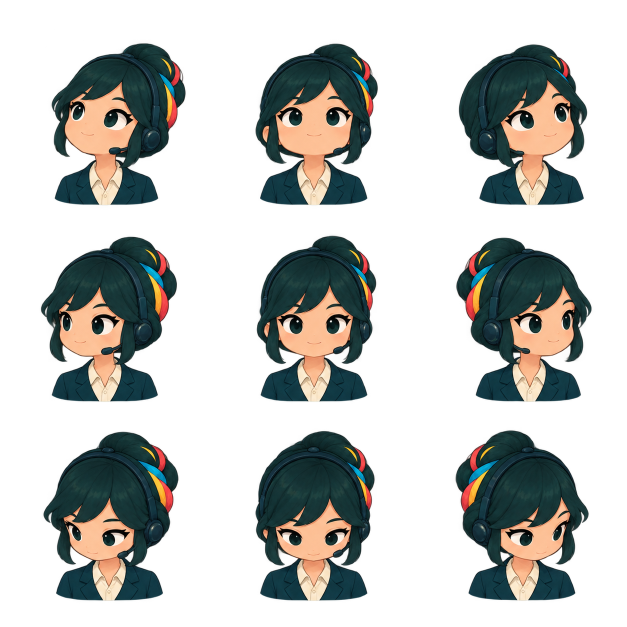
#> input picture frontend/characters/nara-va/directions.png, 1254 x 1254 px (shown at 1/2 size); its folder holds only this picture in this run
$ python verify-assets.py
#> lines starting #> are read from the running program, lines starting #| are printed output that depends on the picture
"""Local visual QA only; does not alter source sheets or served atlases."""
from pathlib import Path
import json
import numpy as np
from PIL import Image, ImageDraw

HERE = Path(__file__).resolve().parent
FRONTEND = HERE.parents[1]
OUT = HERE / 'verification'
OUT.mkdir(exist_ok=True)
names = ['up-left', 'up', 'up-right', 'left', 'front', 'right', 'down-left', 'down', 'down-right']
expressions = ['blink', 'heart', 'sparkle', 'surprised', 'starstruck (wink)', 'bashful', 'sleepy', 'spiral dizzy', 'delighted']

def cells(path):
    sheet = Image.open(path).convert('RGBA')
    assert sheet.width == sheet.height and sheet.width % 3 == 0
    tile = sheet.width // 3
    return [sheet.crop((i % 3 * tile, i // 3 * tile, (i % 3 + 1) * tile, (i // 3 + 1) * tile)) for i in range(9)]

report = {}
for kind in ['directions', 'reactions']:
    path = HERE / f'{kind}.png'
    source = Image.open(path)
#> source is the input picture: PIL image 1254x1254 RGBA; mean R, G, B, A 28.7, 30.8, 28, 88.9
    assert source.mode == 'RGBA'
    margins = []
    for frame in cells(path):
        alpha = np.array(frame.getchannel('A'))
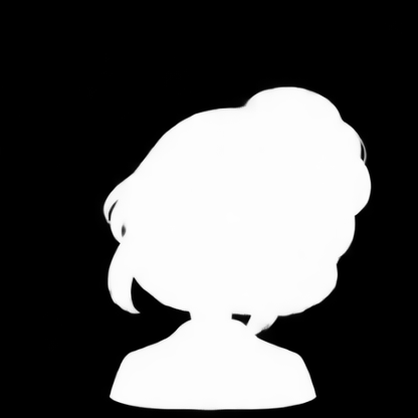
#> alpha: shape (418, 418); min 0, max 255, mean 87.6
        ys, xs = np.where(alpha > 100)
        margin = [int(xs.min()), int(ys.min()), int(frame.width - 1 - xs.max()), int(frame.height - 1 - ys.max())]
#> margin = [103, 87, 47, 8]
#> (the run stopped early here; a loop or call above may not have finished)
